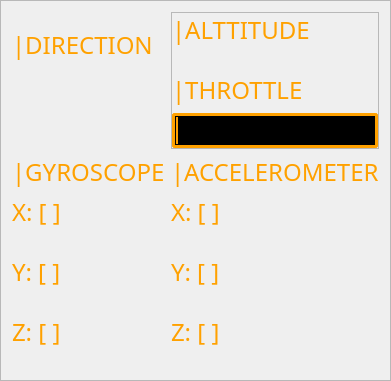
                  <widget class="QFrame" name="instrument_frame">
                   <property name="sizePolicy">
                    <sizepolicy hsizetype="Preferred" vsizetype="Preferred">
                     <horstretch>0</horstretch>
                     <verstretch>0</verstretch>
                    </sizepolicy>
                   </property>
                   <property name="styleSheet">
                    <string notr="true">border-color: transparent;
</string>
                   </property>
                   <property name="frameShape">
                    <enum>QFrame::Shape::StyledPanel</enum>
                   </property>
                   <property name="frameShadow">
                    <enum>QFrame::Shadow::Raised</enum>
                   </property>
                   <layout class="QGridLayout" name="gridLayout_6">
                    <item row="3" column="1">
                     <widget class="QLabel" name="accel_x">
                      <property name="font">
                       <font>
                        <family>Impact</family>
                        <pointsize>18</pointsize>
                       </font>
                      </property>
                      <property name="styleSheet">
                       <string notr="true">color: rgb(255, 161, 0);
background-color: transparent;
</string>
                      </property>
                      <property name="text">
                       <string>X: [ ]</string>
                      </property>
                     </widget>
                    </item>
                    <item row="8" column="0">
                     <widget class="QLabel" name="gyro_y_chart">
                      <property name="text">
                       <string/>
                      </property>
                      <property name="pixmap">
                       <pixmap resource="assets.qrc">:/assets/graph_ui.svg</pixmap>
                      </property>
                      <property name="scaledContents">
                       <bool>true</bool>
                      </property>
                     </widget>
                    </item>
                    <item row="8" column="1">
                     <widget class="QLabel" name="accel_y_chart">
                      <property name="text">
                       <string/>
                      </property>
                      <property name="pixmap">
                       <pixmap resource="assets.qrc">:/assets/graph_ui.svg</pixmap>
                      </property>
                      <property name="scaledContents">
                       <bool>true</bool>
                      </property>
                     </widget>
                    </item>
                    <item row="7" column="0">
                     <widget class="QLabel" name="gyro_y">
                      <property name="font">
                       <font>
                        <family>Impact</family>
                        <pointsize>18</pointsize>
                       </font>
                      </property>
                      <property name="styleSheet">
                       <string notr="true">color: rgb(255, 161, 0);
background-color: transparent;
</string>
                      </property>
                      <property name="text">
                       <string>Y: [ ]</string>
                      </property>
                     </widget>
                    </item>
                    <item row="9" column="0">
                     <widget class="QLabel" name="gyro_z">
                      <property name="font">
                       <font>
                        <family>Impact</family>
                        <pointsize>18</pointsize>
                       </font>
                      </property>
                      <property name="styleSheet">
                       <string notr="true">color: rgb(255, 161, 0);
background-color: transparent;
</string>
                      </property>
                      <property name="text">
                       <string>Z: [ ]</string>
                      </property>
                     </widget>
                    </item>
                    <item row="2" column="0">
                     <widget class="QLabel" name="gyro_label">
                      <property name="font">
                       <font>
                        <family>Impact</family>
                        <pointsize>18</pointsize>
                       </font>
                      </property>
                      <property name="styleSheet">
                       <string notr="true">color: rgb(255, 161, 0);
background-color: transparent;
</string>
                      </property>
                      <property name="text">
                       <string>|GYROSCOPE</string>
                      </property>
                     </widget>
                    </item>
                    <item row="10" column="0">
                     <widget class="QLabel" name="gyro_z_chart">
                      <property name="text">
                       <string/>
                      </property>
                      <property name="pixmap">
                       <pixmap resource="assets.qrc">:/assets/graph_ui.svg</pixmap>
                      </property>
                      <property name="scaledContents">
                       <bool>true</bool>
                      </property>
                     </widget>
                    </item>
                    <item row="4" column="1">
                     <widget class="QLabel" name="accel_x_chart">
                      <property name="text">
                       <string/>
                      </property>
                      <property name="pixmap">
                       <pixmap resource="assets.qrc">:/assets/graph_ui.svg</pixmap>
                      </property>
                      <property name="scaledContents">
                       <bool>true</bool>
                      </property>
                     </widget>
                    </item>
                    <item row="2" column="1">
                     <widget class="QLabel" name="accel_label">
                      <property name="font">
                       <font>
                        <family>Impact</family>
                        <pointsize>18</pointsize>
                       </font>
                      </property>
                      <property name="styleSheet">
                       <string notr="true">color: rgb(255, 161, 0);
background-color: transparent;
</string>
                      </property>
                      <property name="text">
                       <string>|ACCELEROMETER</string>
                      </property>
                     </widget>
                    </item>
                    <item row="7" column="1">
                     <widget class="QLabel" name="accel_y">
                      <property name="font">
                       <font>
                        <family>Impact</family>
                        <pointsize>18</pointsize>
                       </font>
                      </property>
                      <property name="styleSheet">
                       <string notr="true">color: rgb(255, 161, 0);
background-color: transparent;
</string>
                      </property>
                      <property name="text">
                       <string>Y: [ ]</string>
                      </property>
                     </widget>
                    </item>
                    <item row="3" column="0">
                     <widget class="QLabel" name="gyro_x">
                      <property name="font">
                       <font>
                        <family>Impact</family>
                        <pointsize>18</pointsize>
                       </font>
                      </property>
                      <property name="styleSheet">
                       <string notr="true">color: rgb(255, 161, 0);
background-color: transparent;
</string>
                      </property>
                      <property name="text">
                       <string>X: [ ]</string>
                      </property>
                     </widget>
                    </item>
                    <item row="9" column="1">
                     <widget class="QLabel" name="accel_z">
                      <property name="font">
                       <font>
                        <family>Impact</family>
                        <pointsize>18</pointsize>
                       </font>
                      </property>
                      <property name="styleSheet">
                       <string notr="true">color: rgb(255, 161, 0);
background-color: transparent;
</string>
                      </property>
                      <property name="text">
                       <string>Z: [ ]</string>
                      </property>
                     </widget>
                    </item>
                    <item row="10" column="1">
                     <widget class="QLabel" name="accel_z_chart">
                      <property name="text">
                       <string/>
                      </property>
                      <property name="pixmap">
                       <pixmap resource="assets.qrc">:/assets/graph_ui.svg</pixmap>
                      </property>
                      <property name="scaledContents">
                       <bool>true</bool>
                      </property>
                     </widget>
                    </item>
                    <item row="4" column="0">
                     <widget class="QLabel" name="gyro_x_chart">
                      <property name="text">
                       <string/>
                      </property>
                      <property name="pixmap">
                       <pixmap resource="assets.qrc">:/assets/graph_ui.svg</pixmap>
                      </property>
                      <property name="scaledContents">
                       <bool>true</bool>
                      </property>
                     </widget>
                    </item>
                    <item row="0" column="0">
                     <widget class="QLabel" name="direction_label">
                      <property name="font">
                       <font>
                        <family>Impact</family>
                        <pointsize>18</pointsize>
                       </font>
                      </property>
                      <property name="styleSheet">
                       <string notr="true">color: rgb(255, 161, 0);
background-color: transparent;
</string>
                      </property>
                      <property name="text">
                       <string>|DIRECTION</string>
                      </property>
                     </widget>
                    </item>
                    <item row="1" column="0">
                     <widget class="QLabel" name="direction_chart">
                      <property name="font">
                       <font>
                        <family>Impact</family>
                        <pointsize>28</pointsize>
                       </font>
                      </property>
                      <property name="styleSheet">
                       <string notr="true">color: rgb(255, 161, 0);</string>
                      </property>
                      <property name="text">
                       <string/>
                      </property>
                      <property name="pixmap">
                       <pixmap resource="assets.qrc">:/assets/eadi_middle.svg</pixmap>
                      </property>
                      <property name="scaledContents">
                       <bool>true</bool>
                      </property>
                     </widget>
                    </item>
                    <item row="0" column="1" rowspan="2">
                     <widget class="QFrame" name="throttle_frame">
                      <property name="frameShape">
                       <enum>QFrame::Shape::StyledPanel</enum>
                      </property>
                      <property name="frameShadow">
                       <enum>QFrame::Shadow::Raised</enum>
                      </property>
                      <layout class="QVBoxLayout" name="verticalLayout_3" stretch="1,1,1,1">
                       <property name="leftMargin">
                        <number>0</number>
                       </property>
                       <property name="topMargin">
                        <number>0</number>
                       </property>
                       <property name="rightMargin">
                        <number>0</number>
                       </property>
                       <property name="bottomMargin">
                        <number>0</number>
                       </property>
                       <item>
                        <widget class="QLabel" name="alttitude_label">
                         <property name="font">
                          <font>
                           <family>Impact</family>
                           <pointsize>18</pointsize>
                          </font>
                         </property>
                         <property name="styleSheet">
                          <string notr="true">color: rgb(255, 161, 0);
background-color: transparent;
</string>
                         </property>
                         <property name="text">
                          <string>|ALTTITUDE</string>
                         </property>
                        </widget>
                       </item>
                       <item>
                        <widget class="QLabel" name="alttitude_chart">
                         <property name="sizePolicy">
                          <sizepolicy hsizetype="Preferred" vsizetype="Preferred">
                           <horstretch>0</horstretch>
                           <verstretch>0</verstretch>
                          </sizepolicy>
                         </property>
                         <property name="text">
                          <string/>
                         </property>
                         <property name="pixmap">
                          <pixmap resource="assets.qrc">:/assets/bar_ui_MID.svg</pixmap>
                         </property>
                         <property name="scaledContents">
                          <bool>true</bool>
                         </property>
                        </widget>
                       </item>
                       <item>
                        <widget class="QLabel" name="throttle_label">
                         <property name="font">
                          <font>
                           <family>Impact</family>
                           <pointsize>18</pointsize>
                          </font>
                         </property>
                         <property name="styleSheet">
                          <string notr="true">color: rgb(255, 161, 0);
background-color: transparent;
</string>
                         </property>
                         <property name="text">
                          <string>|THROTTLE</string>
                         </property>
                        </widget>
                       </item>
                       <item>
                        <widget class="QProgressBar" name="throttle_bar">
                         <property name="sizePolicy">
                          <sizepolicy hsizetype="Expanding" vsizetype="Expanding">
                           <horstretch>0</horstretch>
                           <verstretch>0</verstretch>
                          </sizepolicy>
                         </property>
                         <property name="minimumSize">
                          <size>
                           <width>0</width>
                           <height>35</height>
                          </size>
                         </property>
                         <property name="styleSheet">
                          <string notr="true">QProgressBar {
    border: 3px solid rgb(255, 161, 0);
	color: transparent;
    border-radius: 3px;
    background-color: #000000;
    text-align: center;
}

QProgressBar::chunk {
    background-color: rgb(255, 161, 0);  /* Your orange color */
    border-radius: 0px;
    margin: 1px;  /* Adjust this to fix the 1px offset */
}</string>
                         </property>
                         <property name="maximum">
                          <number>1023</number>
                         </property>
                         <property name="value">
                          <number>24</number>
                         </property>
                        </widget>
                       </item>
                      </layout>
                     </widget>
                    </item>
                   </layout>
                  </widget>
